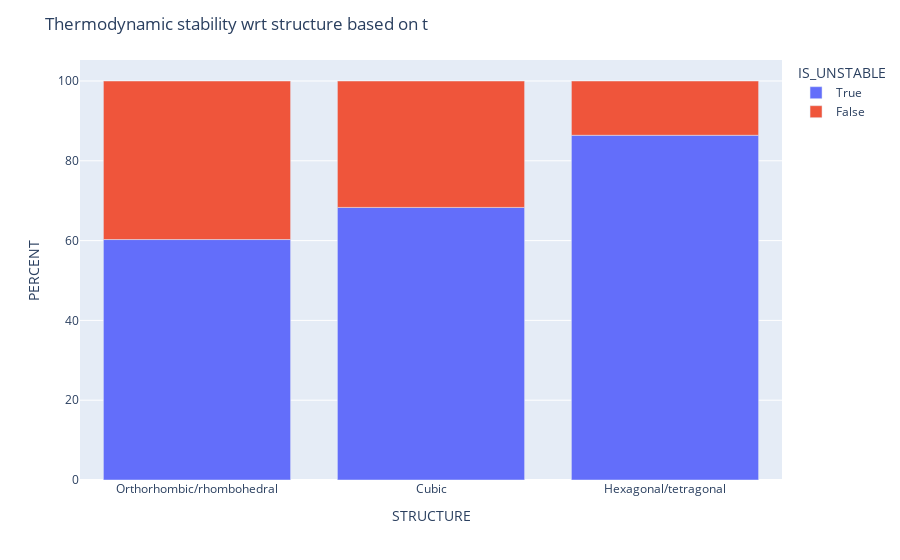

The cell this chart's notebook holds for it:
### Code cell
grouped_structures = (
    df_.groupby("STRUCTURE")["IS_UNSTABLE"]
    .value_counts(normalize=True)
    .mul(100)
    .rename("PERCENT")
    .reset_index()
)

fig = px.bar(grouped_structures, x="STRUCTURE", y="PERCENT", color="IS_UNSTABLE")

fig.update_layout(title_text="Thermodynamic stability wrt structure based on t")

fig.show()

### Figure 1 — Plotly figure (JSON) as saved in the notebook; plotly's stock layout.template omitted (floating-point values rounded to 4 significant figures)
{"data": [{"alignmentgroup": "True", "hovertemplate": "IS_UNSTABLE=True<br>STRUCTURE=%{x}<br>PERCENT=%{y}<extra></extra>", "legendgroup": "True", "marker": {"color": "#636efa", "pattern": {"shape": ""}}, "name": "True", "offsetgroup": "True", "orientation": "v", "showlegend": true, "textposition": "auto", "type": "bar", "x": ["Orthorhombic/rhombohedral", "Cubic", "Hexagonal/tetragonal"], "xaxis": "x", "y": [60.26, 68.32, 86.4], "yaxis": "y"}, {"alignmentgroup": "True", "hovertemplate": "IS_UNSTABLE=False<br>STRUCTURE=%{x}<br>PERCENT=%{y}<extra></extra>", "legendgroup": "False", "marker": {"color": "#EF553B", "pattern": {"shape": ""}}, "name": "False", "offsetgroup": "False", "orientation": "v", "showlegend": true, "textposition": "auto", "type": "bar", "x": ["Orthorhombic/rhombohedral", "Cubic", "Hexagonal/tetragonal"], "xaxis": "x", "y": [39.74, 31.68, 13.6], "yaxis": "y"}], "layout": {"autosize": true, "barmode": "relative", "legend": {"title": {"text": "IS_UNSTABLE"}, "tracegroupgap": 0}, "margin": {"t": 60}, "title": {"text": "Thermodynamic stability wrt structure based on t"}, "xaxis": {"anchor": "y", "autorange": true, "domain": [0, 1], "range": [-0.5, 2.5], "title": {"text": "STRUCTURE"}, "type": "category"}, "yaxis": {"anchor": "x", "autorange": true, "domain": [0, 1], "range": [0, 105.3], "title": {"text": "PERCENT"}, "type": "linear"}}}
